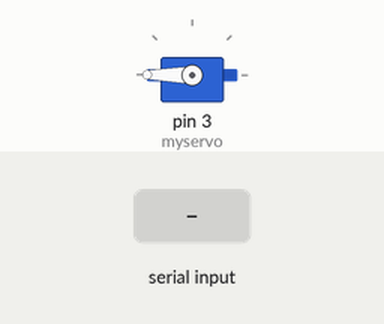
Recording of a sketch running on a simulated Arduino Uno, built with avr-gcc and run on an emulated ATmega328P. Shown: servo. Inputs (shaded band) come from the test bench.

Above: at 1.2 s.
1.3 s: "1" received over Serial
At 2.4 s:
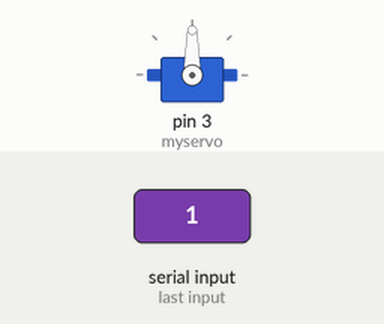
Timing chart, 0 to 5.8 s (numbered marks = the images above; inputs shaded):
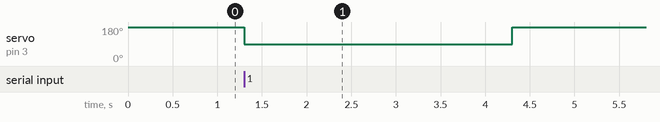

The sketch:

serial_arduino.ino
```cpp
#include <Servo.h>

Servo myservo;

void setup() {
  // initialize serial:
  Serial.begin(9600);
  myservo.attach(3);
  myservo.write(180);
}

int motor = 0;

void loop() {
  // print the string when a newline arrives:
 if (Serial.available()>0)
   {
      char option = Serial.read();
      if (option == '1')
      {
        myservo.write(90);
        delay(3000);
        myservo.write(180);
      }
      if(option == '0')
        myservo.write(180);
   }
}
```

Measured:
- after the input at 1.3 s, servo on pin 3 (myservo): 180° → 90° at once, → 180° 3.0 s later
